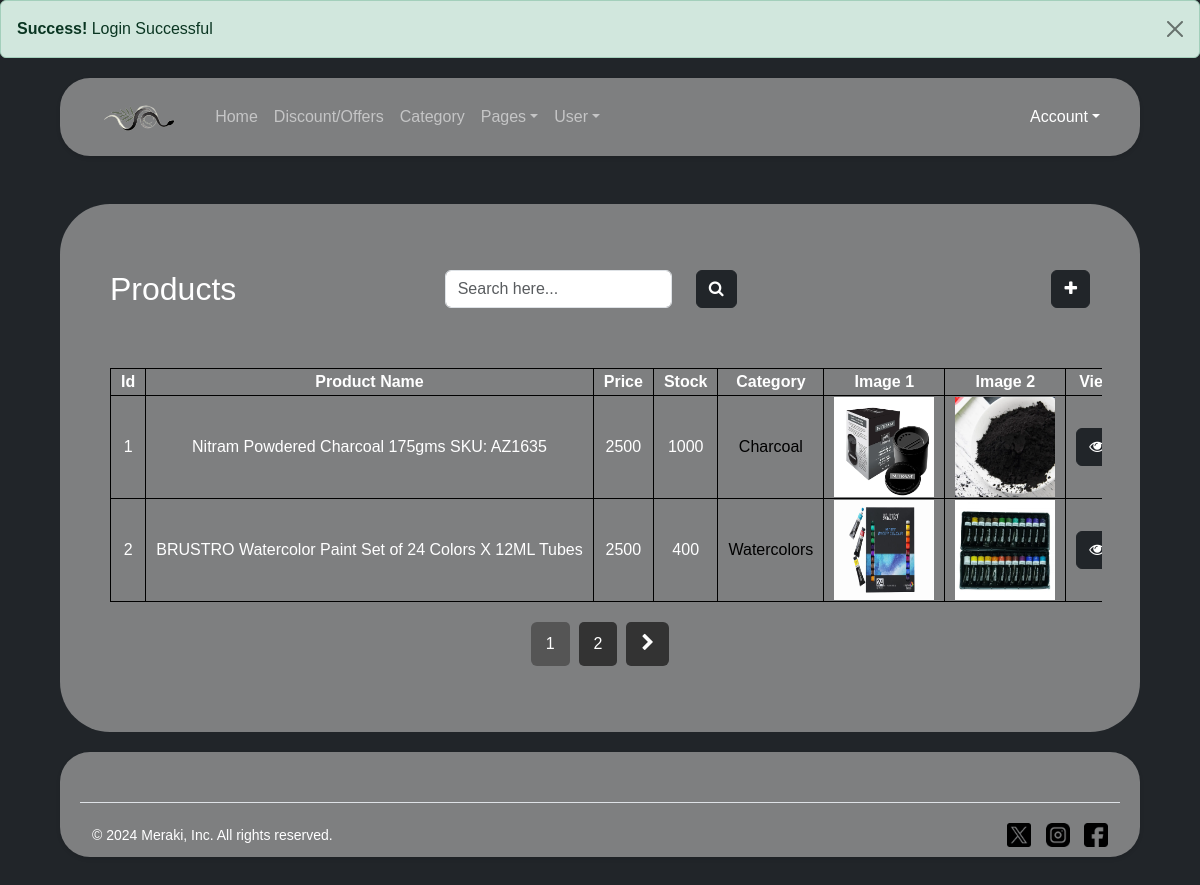
The app's page /AdProducts.php (signed in) with its own data.
### tables this page shows
CREATE TABLE `product_tbl` (
  `P_Id` int(10) NOT NULL,
  `P_Name` varchar(200) NOT NULL,
  `P_Price` int(60) NOT NULL,
  `P_Stock` int(5) NOT NULL,
  `P_Company_Name` varchar(60) NOT NULL,
  `P_SC_Id` int(3) NOT NULL,
  `P_Desc` text NOT NULL,
  `P_Img1` varchar(60) NOT NULL,
  `P_Img2` varchar(60) NOT NULL,
  `P_Status` varchar(10) NOT NULL,
  `P_Discount` int(10) NOT NULL DEFAULT 0
);

CREATE TABLE `subcategory_tbl` (
  `SC_Id` int(3) NOT NULL,
  `SC_Name` varchar(60) NOT NULL,
  `C_Id` int(3) NOT NULL,
  `SC_Img` varchar(60) NOT NULL,
  `SC_Status` varchar(20) NOT NULL
);

### AdProducts.php (the view, shortened to what this page needs)
<!DOCTYPE html>
<html lang="en">
<head>
    <link rel="stylesheet" href="styles.css">
    <?php
    include 'Header.php';
    ?>
</head>
<body class="bg-dark">
    <div class="container-fluid bgcolor mt-5">
        <div class="row mt-3 mb-3">
            <h2 class="col-md-4" style="color:white">Products</h2>
            <div class="col-md-3" style="text-align:right">
                <form method="get"><input type="text" name="search" class="form-control"
                        placeholder="Search here...">&nbsp;
            </div>
            <div class="col-md-1"><button class="btn btn-dark"><i class="fa fa-search "></i></button></div>
            <div class="col-md-3"></div>
            <div class="col-md-1" style="text-align:right"><button class="btn btn-dark" onclick="addForm(1)"><i
                        class="fa fa-plus"></i></button></div>
        </div>
        <div class="row" id="product">
            <table>
                <tr>
                    <th style="width:50px">Id</th>
                    <th>Product Name</th>
                    <th>Price</th>
                    <th>Stock</th>
                    <th>Category</th>
                    <th>Image 1</th>
                    <th>Image 2</th>
                    <th>View</th>
                </tr>
                <?php
                $search = isset($_GET['search']) ? $_GET['search'] : '';
                $search_query = '';
                $q = "SELECT p.*,s.SC_Name,c.C_Name FROM product_tbl p JOIN subcategory_tbl s ON p.P_SC_Id=s.SC_Id JOIN category_tbl c ON s.C_Id=c.C_Id $search_query";
                $result = mysqli_query($con, $q);
                $total_records = mysqli_num_rows($result);
                $records_per_page = 2;
                $total_pages = ceil($total_records / $records_per_page);
                $page = isset($_GET['page']) ? $_GET['page'] : 1;
                $start_from = ($page - 1) * $records_per_page;
                $q = $q . " LIMIT $start_from, $records_per_page";
                $result = mysqli_query($con, $q);
                while ($r = mysqli_fetch_assoc($result)) {
                    ?>
                    <tr>
                        <td><?php echo $r['P_Id'] ?></td>
                        <td><?php echo $r['P_Name'] ?></td>
                        <td><?php echo $r['P_Price'] ?></td>
                        <td><?php echo $r['P_Stock'] ?></td>
                        <td><a href="AdSubcategory.php"><?php echo $r['SC_Name'] ?></a></td>
                        <td><img src="db_img/product_img/<?php echo $r['P_Img1'] ?>" height="100px" width="100px"></td>
                        <td><img src="db_img/product_img/<?php echo $r['P_Img2'] ?>" height="100px" width="100px"></td>
                        <td>
                            <form method="post" action="AdProducts.php#update_form"><a href="#update_form"><button
                                        type="submit" class="btn btn-dark" value="<?php echo $r['P_Id'] ?>"
                                        name="showProduct" onclick="update(1)"><i class="fa fa-eye"></i></button></a>
                            </form>
                        </td>
                    </tr>
                    <?php
                }
                ?>
            </table>
        </div>
        <nav>
            <ul class="pagination">
                <?php
                for ($i = 1; $i <= $total_pages; $i++) {
                    echo "<li class='page-item " . ($i == $page ? 'active' : '') . "'><a class='page-link' href='?page=" . $i . "&search=" . $search . "'>" . $i . "</a></li>";
                }
                if ($page < $total_pages) {
                    echo "<li class='page-item'><a class='page-link' href='?page=" . ($page + 1) . "&search=" . $search . "'><i class='fa fa-chevron-right'></i></a></li>";
                }
                ?>
            </ul>
        </nav>
    </div>
    <?php
    include 'Footer.php';
            ?>
</body>
</html>

### styles.css (style rules this page uses)
body { background-color: #f8f9fa; font-family: Quicksand, sans-serif; color: white; }
.bgcolor { background-color: rgba(165, 165, 165, 0.7); padding: 50px; border-radius: 50px; width: auto; margin-top: 20px; margin-left: 5%; margin-right: 5%; }
a { color: #000000; text-decoration: none; }
:root { --surface-color: #fff; --curve: 40; }
table { display: block; overflow-x: auto; white-space: nowrap; padding: 20px; }
.pagination { justify-content: center; }
.pagination li { margin: 0 5px; }
.pagination li a { color: #fff; background-color: #333; border: none; padding: 10px 15px; font-size: 16px; border-radius: 5px; cursor: pointer; }
.pagination li.active a { background-color: #555; }
.pagination li a i { font-size: 18px; }

### AdProducts.php (style rules this page uses)
tr { border: 1px black solid; text-align: center; }
table { width: 100%; }
th, td { border: 1px black solid; padding-left: 10px; padding-right: 10px; }

### records on screen
product_tbl: P_Id "1", P_Name "Nitram Powdered Charcoal 175gms SKU: AZ1635", P_Price "2500", P_Stock "1000", subcategory_tbl.SC_Name "Charcoal", P_Img1 (picture), P_Img2 (picture)
product_tbl: P_Id "2", P_Name "BRUSTRO Watercolor Paint Set of 24 Colors X 12ML Tubes", P_Price "2500", P_Stock "400", subcategory_tbl.SC_Name "Watercolors", P_Img1 (picture), P_Img2 (picture)

### other values on screen
$_COOKIE['success'] "Login Successful"
